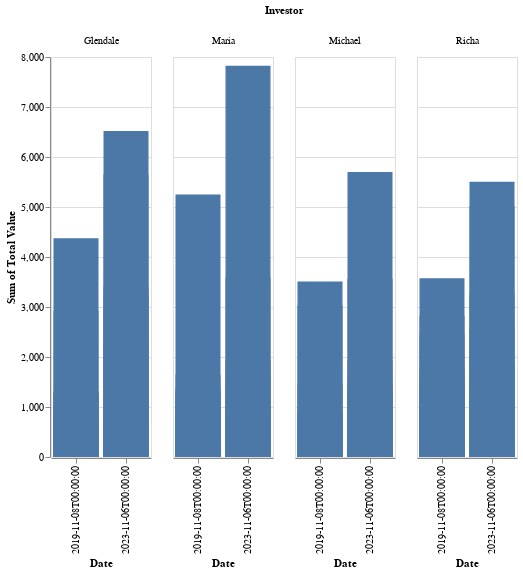

Write notebook code for a chart like this one.
### Markdown cell above
For this, we wanted to show the percent change rather than aggregate sums so that we can truly see who won the bet rather than focusing on other things like the mutlitude of companies that they invested in. We also needed an actual numerical ranking so we did percent change next to the difference bar charts. We let the difference bar charts be bars because they are total values and decided for the calculated percents to be dots to indicate proportion.

### Code cell
bar_chart = alt.Chart(portfolio_data).mark_bar().encode(
    column=alt.Column('Investor:N'),
    x=alt.X('Date:N'), #, title=alt.Text('Date', format="%Y")),
    y=alt.Y('Total Value:Q', aggregate='sum'),
    # color=alt.Color('Symbol:N'),
    tooltip=[
        alt.Tooltip('Symbol:N'),
        alt.Tooltip('Price:Q'),
        alt.Tooltip('Shares:Q'),
        alt.Tooltip('Total Value:Q')
    ]
).transform_calculate(
    **{"Total Value": "datum.Shares * datum.Price"}
).properties(
    width=100,
    height=400
)
bar_chart

### Figure 1 — Vega-Lite specification as saved in the notebook (floating-point values rounded to 4 significant figures)
{"config": {"view": {"continuousWidth": 300, "continuousHeight": 300}}, "data": {"name": "data-554b996a8d14d01a8ea149b5ade2d7d8"}, "mark": {"type": "bar"}, "encoding": {"column": {"field": "Investor", "type": "nominal"}, "tooltip": [{"field": "Symbol", "type": "nominal"}, {"field": "Price", "type": "quantitative"}, {"field": "Shares", "type": "quantitative"}, {"field": "Total Value", "type": "quantitative"}], "x": {"field": "Date", "type": "nominal"}, "y": {"aggregate": "sum", "field": "Total Value", "type": "quantitative"}}, "height": 400, "transform": [{"calculate": "datum.Shares * datum.Price", "as": "Total Value"}], "width": 100, "$schema": "https://vega.github.io/schema/vega-lite/v5.20.1.json", "datasets": {"data-554b996a8d14d01a8ea149b5ade2d7d8": [{"Investor": "Maria", "Company": "Apple", "Symbol": "AAPL", "Shares": 20, "Price": 179.2, "Date": "2023-11-06T00:00:00", "dollar_value_invested": 3585.0}, {"Investor": "Maria", "Company": "Netflix Inc.", "Symbol": "NFLX", "Shares": 18, "Price": 434.7, "Date": "2023-11-06T00:00:00", "dollar_value_invested": 7825.0}, {"Investor": "Maria", "Company": "Target Corporation", "Symbol": "TGT", "Shares": 15, "Price": 111.0, "Date": "2023-11-06T00:00:00", "dollar_value_invested": 1666.0}, {"Investor": "Maria", "Company": "Walt Disney Company", "Symbol": "DIS", "Shares": 10, "Price": 84.02, "Date": "2023-11-06T00:00:00", "dollar_value_invested": 840.2}, {"Investor": "Maria", "Company": "Starbucks Corporation", "Symbol": "SBUX", "Shares": 10, "Price": 104.0, "Date": "2023-11-06T00:00:00", "dollar_value_invested": 1040.0}, {"Investor": "Maria", "Company": "eBay Inc.", "Symbol": "EBAY", "Shares": 10, "Price": 40.36, "Date": "2023-11-06T00:00:00", "dollar_value_invested": 403.6}, {"Investor": "Maria", "Company": "Ulta Beauty Inc.", "Symbol": "ULTA", "Shares": 5, "Price": 386.0, "Date": "2023-11-06T00:00:00", "dollar_value_invested": 1930.0}, {"Investor": "Maria", "Company": "Coca-Cola Company", "Symbol": "KO", "Shares": 5, "Price": 56.97, "Date": "2023-11-06T00:00:00", "dollar_value_invested": 284.9}, {"Investor": "Maria", "Company": "NIKE Inc. Class B", "Symbol": "NKE", "Shares": 4, "Price": 107.2, "Date": "2023-11-06T00:00:00", "dollar_value_invested": 429.0}, {"Investor": "Maria", "Company": "Kraft Heinz Company", "Symbol": "KHC", "Shares": 3, "Price": 33.29, "Date": "2023-11-06T00:00:00", "dollar_value_invested": 99.87}, {"Investor": "Glendale", "Company": "Apple", "Symbol": "AAPL", "Shares": 19, "Price": 179.2, "Date": "2023-11-06T00:00:00", "dollar_value_invested": 3405.0}, {"Investor": "Glendale", "Company": "Netflix Inc.", "Symbol": "NFLX", "Shares": 15, "Price": 434.7, "Date": "2023-11-06T00:00:00", "dollar_value_invested": 6521.0}, {"Investor": "Glendale", "Company": "PayPal Holdings Inc.", "Symbol": "PYPL", "Shares": 13, "Price": 54.62, "Date": "2023-11-06T00:00:00", "dollar_value_invested": 710.1}, {"Investor": "Glendale", "Company": "Intel Corporation", "Symbol": "INTC", "Shares": 10, "Price": 37.95, "Date": "2023-11-06T00:00:00", "dollar_value_invested": 379.5}, {"Investor": "Glendale", "Company": "Adobe Incorporated", "Symbol": "ADBE", "Shares": 10, "Price": 565.5, "Date": "2023-11-06T00:00:00", "dollar_value_invested": 5654.0}, {"Investor": "Glendale", "Company": "Microsoft Corporation", "Symbol": "MSFT", "Shares": 9, "Price": 356.5, "Date": "2023-11-06T00:00:00", "dollar_value_invested": 3209.0}, {"Investor": "Glendale", "Company": "eBay Inc.", "Symbol": "EBAY", "Shares": 9, "Price": 40.36, "Date": "2023-11-06T00:00:00", "dollar_value_invested": 363.2}, {"Investor": "Glendale", "Company": "NVIDIA Corporation", "Symbol": "NVDA", "Shares": 5, "Price": 457.5, "Date": "2023-11-06T00:00:00", "dollar_value_invested": 2288.0}, {"Investor": "Glendale", "Company": "Electronic Arts Inc.", "Symbol": "EA", "Shares": 5, "Price": 129.3, "Date": "2023-11-06T00:00:00", "dollar_value_invested": 646.4}, {"Investor": "Glendale", "Company": "Salesforce Inc.", "Symbol": "CRM", "Shares": 5, "Price": 207.4, "Date": "2023-11-06T00:00:00", "dollar_value_invested": 1037.0}, {"Investor": "Richa", "Company": "PayPal Holdings Inc.", "Symbol": "PYPL", "Shares": 15, "Price": 54.62, "Date": "2023-11-06T00:00:00", "dollar_value_invested": 819.3}, {"Investor": "Richa", "Company": "Capital One Financial Corp", "Symbol": "COF", "Shares": 13, "Price": 101.5, "Date": "2023-11-06T00:00:00", "dollar_value_invested": 1319.0}, {"Investor": "Richa", "Company": "Bank of America Corp", "Symbol": "BAC", "Shares": 13, "Price": 28.33, "Date": "2023-11-06T00:00:00", "dollar_value_invested": 368.3}, {"Investor": "Richa", "Company": "Mastercard Incorporated Class A", "Symbol": "MA", "Shares": 13, "Price": 386.2, "Date": "2023-11-06T00:00:00", "dollar_value_invested": 5020.0}, {"Investor": "Richa", "Company": "Intuit Inc.", "Symbol": "INTU", "Shares": 11, "Price": 500.5, "Date": "2023-11-06T00:00:00", "dollar_value_invested": 5506.0}, {"Investor": "Richa", "Company": "Goldman Sachs Group Inc.", "Symbol": "GS", "Shares": 8, "Price": 323.9, "Date": "2023-11-06T00:00:00", "dollar_value_invested": 2591.0}, {"Investor": "Richa", "Company": "Morgan Stanley", "Symbol": "MS", "Shares": 8, "Price": 75.92, "Date": "2023-11-06T00:00:00", "dollar_value_invested": 607.4}, {"Investor": "Richa", "Company": "JPMorgan Chase & Co.", "Symbol": "JPM", "Shares": 8, "Price": 144.1, "Date": "2023-11-06T00:00:00", "dollar_value_invested": 1153.0}, {"Investor": "Richa", "Company": "Accenture Plc Class A", "Symbol": "ACN", "Shares": 6, "Price": 313.1, "Date": "2023-11-06T00:00:00", "dollar_value_invested": 1879.0}, {"Investor": "Richa", "Company": "BlackRock Inc.", "Symbol": "BLK", "Shares": 5, "Price": 653.2, "Date": "2023-11-06T00:00:00", "dollar_value_invested": 3266.0}, {"Investor": "Michael", "Company": "Amazon.com Inc.", "Symbol": "AMZN", "Shares": 10, "Price": 139.7, "Date": "2023-11-06T00:00:00", "dollar_value_invested": 1397.0}, {"Investor": "Michael", "Company": "Starbucks Corporation", "Symbol": "SBUX", "Shares": 10, "Price": 104.0, "Date": "2023-11-06T00:00:00", "dollar_value_invested": 1040.0}, {"Investor": "Michael", "Company": "Costco Wholesale Corporation", "Symbol": "COST", "Shares": 10, "Price": 569.8, "Date": "2023-11-06T00:00:00", "dollar_value_invested": 5698.0}, {"Investor": "Michael", "Company": "Microsoft Corporation", "Symbol": "MSFT", "Shares": 10, "Price": 356.5, "Date": "2023-11-06T00:00:00", "dollar_value_invested": 3565.0}, {"Investor": "Michael", "Company": "T-Mobile US Inc.", "Symbol": "TMUS", "Shares": 10, "Price": 147.3, "Date": "2023-11-06T00:00:00", "dollar_value_invested": 1473.0}, {"Investor": "Michael", "Company": "Boeing Company", "Symbol": "BA", "Shares": 10, "Price": 192.9, "Date": "2023-11-06T00:00:00", "dollar_value_invested": 1930.0}, {"Investor": "Michael", "Company": "Alphabet Inc. Class A", "Symbol": "GOOGL", "Shares": 10, "Price": 131.4, "Date": "2023-11-06T00:00:00", "dollar_value_invested": 1314.0}, {"Investor": "Michael", "Company": "Alaska Airlines", "Symbol": "ALK", "Shares": 10, "Price": 32.84, "Date": "2023-11-06T00:00:00", "dollar_value_invested": 328.4}, {"Investor": "Michael", "Company": "Barrett Business Services", "Symbol": "BBSI", "Shares": 10, "Price": 99.17, "Date": "2023-11-06T00:00:00", "dollar_value_invested": 991.7}, {"Investor": "Michael", "Company": "Nordstrom Inc", "Symbol": "JWN", "Shares": 10, "Price": 14.33, "Date": "2023-11-06T00:00:00", "dollar_value_invested": 143.3}, {"Investor": "Maria", "Company": "Apple", "Symbol": "AAPL", "Shares": 20, "Price": 65.04, "Date": "2019-11-08T00:00:00", "dollar_value_invested": 1301.0}, {"Investor": "Maria", "Company": "Netflix Inc.", "Symbol": "NFLX", "Shares": 18, "Price": 291.6, "Date": "2019-11-08T00:00:00", "dollar_value_invested": 5248.0}, {"Investor": "Maria", "Company": "Target Corporation", "Symbol": "TGT", "Shares": 15, "Price": 110.2, "Date": "2019-11-08T00:00:00", "dollar_value_invested": 1652.0}, {"Investor": "Maria", "Company": "Walt Disney Company", "Symbol": "DIS", "Shares": 10, "Price": 138.0, "Date": "2019-11-08T00:00:00", "dollar_value_invested": 1380.0}, {"Investor": "Maria", "Company": "Starbucks Corporation", "Symbol": "SBUX", "Shares": 10, "Price": 81.77, "Date": "2019-11-08T00:00:00", "dollar_value_invested": 817.7}, {"Investor": "Maria", "Company": "eBay Inc.", "Symbol": "EBAY", "Shares": 10, "Price": 35.14, "Date": "2019-11-08T00:00:00", "dollar_value_invested": 351.4}, {"Investor": "Maria", "Company": "Ulta Beauty Inc.", "Symbol": "ULTA", "Shares": 5, "Price": 239.3, "Date": "2019-11-08T00:00:00", "dollar_value_invested": 1196.0}, {"Investor": "Maria", "Company": "Coca-Cola Company", "Symbol": "KO", "Shares": 5, "Price": 52.21, "Date": "2019-11-08T00:00:00", "dollar_value_invested": 261.1}, {"Investor": "Maria", "Company": "NIKE Inc. Class B", "Symbol": "NKE", "Shares": 4, "Price": 89.81, "Date": "2019-11-08T00:00:00", "dollar_value_invested": 359.2}, {"Investor": "Maria", "Company": "Kraft Heinz Company", "Symbol": "KHC", "Shares": 3, "Price": 32.85, "Date": "2019-11-08T00:00:00", "dollar_value_invested": 98.55}, {"Investor": "Glendale", "Company": "Apple", "Symbol": "AAPL", "Shares": 19, "Price": 65.04, "Date": "2019-11-08T00:00:00", "dollar_value_invested": 1236.0}, {"Investor": "Glendale", "Company": "Netflix Inc.", "Symbol": "NFLX", "Shares": 15, "Price": 291.6, "Date": "2019-11-08T00:00:00", "dollar_value_invested": 4374.0}, {"Investor": "Glendale", "Company": "PayPal Holdings Inc.", "Symbol": "PYPL", "Shares": 13, "Price": 101.4, "Date": "2019-11-08T00:00:00", "dollar_value_invested": 1318.0}, {"Investor": "Glendale", "Company": "Intel Corporation", "Symbol": "INTC", "Shares": 10, "Price": 58.27, "Date": "2019-11-08T00:00:00", "dollar_value_invested": 582.7}, {"Investor": "Glendale", "Company": "Adobe Incorporated", "Symbol": "ADBE", "Shares": 10, "Price": 292.5, "Date": "2019-11-08T00:00:00", "dollar_value_invested": 2925.0}, {"Investor": "Glendale", "Company": "Microsoft Corporation", "Symbol": "MSFT", "Shares": 9, "Price": 146.0, "Date": "2019-11-08T00:00:00", "dollar_value_invested": 1314.0}, {"Investor": "Glendale", "Company": "eBay Inc.", "Symbol": "EBAY", "Shares": 9, "Price": 35.14, "Date": "2019-11-08T00:00:00", "dollar_value_invested": 316.3}, {"Investor": "Glendale", "Company": "NVIDIA Corporation", "Symbol": "NVDA", "Shares": 5, "Price": 51.94, "Date": "2019-11-08T00:00:00", "dollar_value_invested": 259.7}, {"Investor": "Glendale", "Company": "Electronic Arts Inc.", "Symbol": "EA", "Shares": 5, "Price": 98.27, "Date": "2019-11-08T00:00:00", "dollar_value_invested": 491.3}, {"Investor": "Glendale", "Company": "Salesforce Inc.", "Symbol": "CRM", "Shares": 5, "Price": 161.1, "Date": "2019-11-08T00:00:00", "dollar_value_invested": 805.6}, {"Investor": "Richa", "Company": "PayPal Holdings Inc.", "Symbol": "PYPL", "Shares": 15, "Price": 101.4, "Date": "2019-11-08T00:00:00", "dollar_value_invested": 1521.0}, {"Investor": "Richa", "Company": "Capital One Financial Corp", "Symbol": "COF", "Shares": 13, "Price": 109.5, "Date": "2019-11-08T00:00:00", "dollar_value_invested": 1423.0}, {"Investor": "Richa", "Company": "Bank of America Corp", "Symbol": "BAC", "Shares": 13, "Price": 33.26, "Date": "2019-11-08T00:00:00", "dollar_value_invested": 432.4}, {"Investor": "Richa", "Company": "Mastercard Incorporated Class A", "Symbol": "MA", "Shares": 13, "Price": 274.9, "Date": "2019-11-08T00:00:00", "dollar_value_invested": 3574.0}, {"Investor": "Richa", "Company": "Intuit Inc.", "Symbol": "INTU", "Shares": 11, "Price": 256.9, "Date": "2019-11-08T00:00:00", "dollar_value_invested": 2825.0}, {"Investor": "Richa", "Company": "Goldman Sachs Group Inc.", "Symbol": "GS", "Shares": 8, "Price": 222.9, "Date": "2019-11-08T00:00:00", "dollar_value_invested": 1783.0}, {"Investor": "Richa", "Company": "Morgan Stanley", "Symbol": "MS", "Shares": 8, "Price": 49.15, "Date": "2019-11-08T00:00:00", "dollar_value_invested": 393.2}, {"Investor": "Richa", "Company": "JPMorgan Chase & Co.", "Symbol": "JPM", "Shares": 8, "Price": 130.4, "Date": "2019-11-08T00:00:00", "dollar_value_invested": 1043.0}, {"Investor": "Richa", "Company": "Accenture Plc Class A", "Symbol": "ACN", "Shares": 6, "Price": 189.7, "Date": "2019-11-08T00:00:00", "dollar_value_invested": 1138.0}, {"Investor": "Richa", "Company": "BlackRock Inc.", "Symbol": "BLK", "Shares": 5, "Price": 490.2, "Date": "2019-11-08T00:00:00", "dollar_value_invested": 2451.0}, {"Investor": "Michael", "Company": "Amazon.com Inc.", "Symbol": "AMZN", "Shares": 10, "Price": 89.29, "Date": "2019-11-08T00:00:00", "dollar_value_invested": 892.9}, {"Investor": "Michael", "Company": "Starbucks Corporation", "Symbol": "SBUX", "Shares": 10, "Price": 81.77, "Date": "2019-11-08T00:00:00", "dollar_value_invested": 817.7}, {"Investor": "Michael", "Company": "Costco Wholesale Corporation", "Symbol": "COST", "Shares": 10, "Price": 302.6, "Date": "2019-11-08T00:00:00", "dollar_value_invested": 3026.0}, {"Investor": "Michael", "Company": "Microsoft Corporation", "Symbol": "MSFT", "Shares": 10, "Price": 146.0, "Date": "2019-11-08T00:00:00", "dollar_value_invested": 1460.0}, {"Investor": "Michael", "Company": "T-Mobile US Inc.", "Symbol": "TMUS", "Shares": 10, "Price": 80.94, "Date": "2019-11-08T00:00:00", "dollar_value_invested": 809.4}, {"Investor": "Michael", "Company": "Boeing Company", "Symbol": "BA", "Shares": 10, "Price": 351.0, "Date": "2019-11-08T00:00:00", "dollar_value_invested": 3510.0}, {"Investor": "Michael", "Company": "Alphabet Inc. Class A", "Symbol": "GOOGL", "Shares": 10, "Price": 65.45, "Date": "2019-11-08T00:00:00", "dollar_value_invested": 654.5}, {"Investor": "Michael", "Company": "Alaska Airlines", "Symbol": "ALK", "Shares": 10, "Price": 71.17, "Date": "2019-11-08T00:00:00", "dollar_value_invested": 711.7}, {"Investor": "Michael", "Company": "Barrett Business Services", "Symbol": "BBSI", "Shares": 10, "Price": 91.99, "Date": "2019-11-08T00:00:00", "dollar_value_invested": 919.9}, {"Investor": "Michael", "Company": "Nordstrom Inc", "Symbol": "JWN", "Shares": 10, "Price": 36.65, "Date": "2019-11-08T00:00:00", "dollar_value_invested": 366.5}]}}
